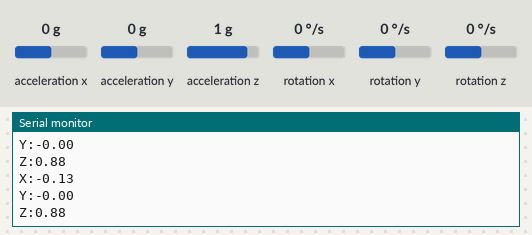
The sketch below on a simulated ESP8266 (NodeMCU). Parts: the last lines printed to the serial monitor. Wiring (inferred from the names in the program): MPU-6050 motion sensor at I2C address 0x68. The inputs (shaded band) are chosen by the test bench; at power-on: acceleration z 1 g, acceleration x 0 g, acceleration y 0 g, rotation x 0 °/s, rotation y 0 °/s, rotation z 0 °/s. WiFi joins after 1.5 s; servers stay silent unless stated.

Above: at 2.7 s.
2.8 s: acceleration z set to 0 g
At 3.32 s:
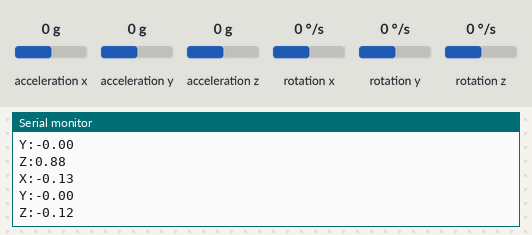
5.3 s: acceleration x set to -1.4 g
At 5.78 s:
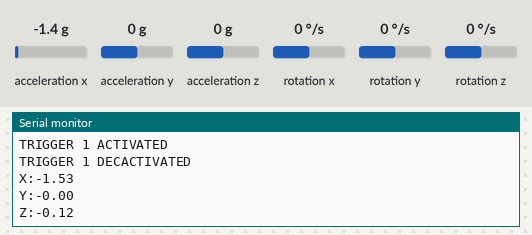
6.9 s: acceleration y set to -1.4 g
At 7.39 s:
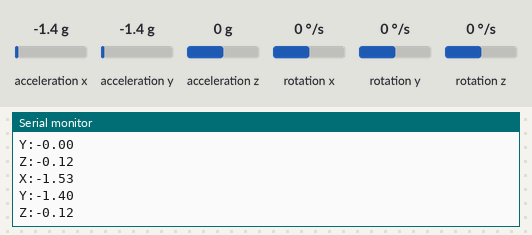

The sketch:

IOT_proj.ino
```cpp
#include <ThingSpeak.h>
#include <Wire.h>
#include <ESP8266WiFi.h>
const int MPU_addr=0x68; // I2C address of the MPU-6050
int16_t AcX,AcY,AcZ,Tmp,GyX,GyY,GyZ;
float ax=0, ay=0, az=0, gx=0, gy=0, gz=0;
boolean fall = false; //stores if a fall has occurred
boolean trigger1=false; //stores if 1st trigger (lower threshold) has occurred
boolean trigger2=false; //stores if 2nd trigger (upper threshold) has occurred
boolean trigger3=false; //stores if 3rd trigger (orientation change) has occurred
byte trigger1count=0; //stores the counts past since trigger 1 was set true
byte trigger2count=0; //stores the counts past since trigger 2 was set true
byte trigger3count=0; //stores the counts past since trigger 3 was set true
int angleChange=0;
// WiFi network info.
WiFiClient client;
const char *ssid = "Galaxy M31DF30"; // Enter your WiFi Name
const char *pass = "zyqd8685"; // Enter your WiFi Password

void send_event(const char *event);
const char *host = "maker.ifttt.com";
const char *privateKey = "h3R6TSCL-qSqYzB1z1hISx1hpv6KYt1IFmeXX3Q93eL"; //IFTTT API Key
unsigned long myChannelNumber = 1918312;
const char * myWriteAPIKey = "XZ7LXB1TED79UMOO"; //ThingSpeak API
void setup(){
Serial.begin(115200);
ThingSpeak.begin(client);
Wire.begin();
Wire.beginTransmission(MPU_addr);
Wire.write(0x6B); // PWR_MGMT_1 register
Wire.write(0); // set to zero (wakes up the MPU-6050)
Wire.endTransmission(true);
Serial.println("Wrote to IMU");
Serial.println("Connecting to ");
Serial.println(ssid);
WiFi.begin(ssid, pass);
while (WiFi.status() != WL_CONNECTED)
{
delay(500);
Serial.print("."); // print ... till not connected
}
Serial.println("");

Serial.println("WiFi connected");
}
void loop(){
mpu_read();
ax = (AcX-2050)/16384.00;
ay = (AcY-77)/16384.00;
az = (AcZ-1947)/16384.00;
gx = (GyX+270)/131.07;
gy = (GyY-351)/131.07;
gz = (GyZ+136)/131.07;
// calculating Amplitute vactor for 3 axis
float Raw_Amp = pow(pow(ax,2)+pow(ay,2)+pow(az,2),0.5);
int Amp = Raw_Amp * 10;
//Serial.println(Amp);
Serial.print("X:");
Serial.println(ax);
Serial.print("Y:");
Serial.println(ay);
Serial.print("Z:");
Serial.println(az);
ThingSpeak.setField(1, ax);
ThingSpeak.setField(2, ay);
ThingSpeak.setField(3, az);
ThingSpeak.writeFields(myChannelNumber, myWriteAPIKey);

/*if (client.connect(thingSpeakAddress,80)) // "184.106.153.149" or api.thingspeak.com
{
String postStr = apiKey;
String postStr2 = apiKey;
String postStr3 = apiKey;
//Field1
postStr +="&field1=";
postStr2 +="&field2=";
postStr3 +="&field3=";
postStr += String(ax);
postStr += "\r\n\r\n";
postStr2 += String(ay);
postStr2 += "\r\n\r\n";
postStr3 += String(az);
postStr3 += "\r\n\r\n";
client.print("POST /update HTTP/1.1\n");
client.print("Host: api.thingspeak.com\n");
client.print("Connection: close\n");
client.print("X-THINGSPEAKAPIKEY: "+apiKey+"\n");
client.print("Content-Type: application/x-www-form-urlencoded\n");
client.print("Content-Length: ");
client.print(postStr.length());

client.print("\n\n");
client.print(postStr);
client.print(postStr2);
client.print(postStr3);
}
client.stop();*/
if (Amp<=2 && trigger2==false){ //if AM breaks lower threshold (0.4g)
trigger1=true;
Serial.println("TRIGGER 1 ACTIVATED");
}
if (trigger1==true){
trigger1count++;
if (Amp>=12){ //if AM breaks upper threshold (3g)
trigger2=true;
Serial.println("TRIGGER 2 ACTIVATED");
trigger1=false; trigger1count=0;
}
}
if (trigger2==true){
trigger2count++;
angleChange = pow(pow(gx,2)+pow(gy,2)+pow(gz,2),0.5); Serial.println(angleChange);
if (angleChange>=30 && angleChange<=400){ //if orientation changes by between 80-100 degrees

trigger3=true; trigger2=false; trigger2count=0;
Serial.println(angleChange);
Serial.println("TRIGGER 3 ACTIVATED");
}
}
if (trigger3==true){
trigger3count++;
if (trigger3count>=10){
angleChange = pow(pow(gx,2)+pow(gy,2)+pow(gz,2),0.5);
//delay(10);
Serial.println(angleChange);
if ((angleChange>=0) && (angleChange<=50)){ //if orientation changes remains between 0-10 degrees
fall=true; trigger3=false; trigger3count=0;
Serial.println(angleChange);
}
/*else{ //user regained normal orientation
trigger3=false; trigger3count=0;
Serial.println("TRIGGER 3 DEACTIVATED");
}*/
}
}
if (fall==true){ //in event of a fall detection
Serial.println("FALL DETECTED");

send_event("ESP_EVENT");
fall=false;
}
if (trigger2count>=6){ //allow 0.5s for orientation change
trigger2=false; trigger2count=0;
Serial.println("TRIGGER 2 DECACTIVATED");
}
if (trigger1count>=6){ //allow 0.5s for AM to break upper threshold
trigger1=false; trigger1count=0;
Serial.println("TRIGGER 1 DECACTIVATED");
}
delay(100);
}
void mpu_read(){
Wire.beginTransmission(MPU_addr);
Wire.write(0x3B); // starting with register 0x3B (ACCEL_XOUT_H)
Wire.endTransmission(false);
Wire.requestFrom(MPU_addr,14,true);
AcX=Wire.read()<<8|Wire.read();
AcY=Wire.read()<<8|Wire.read();
AcZ=Wire.read()<<8|Wire.read();
Tmp=Wire.read()<<8|Wire.read();
GyX=Wire.read()<<8|Wire.read();
GyY=Wire.read()<<8|Wire.read();

GyZ=Wire.read()<<8|Wire.read();
}
void send_event(const char *event)
{
Serial.print("Connecting to ");
Serial.println(host);
// Use WiFiClient class to create TCP connections
WiFiClient client;
const int httpPort = 80; //http Port
if (!client.connect(host, httpPort)) {
Serial.println("Connection failed");
return;
}
// We now create a URI for the request
String url = "/trigger/";
url += event;
url += "/with/key/";
url += privateKey;
Serial.print("Requesting URL: ");
Serial.println(url);
// This will send the request to the server
client.print(String("GET ") + url + " HTTP/1.1\r\n" +
"Host: " + host + "\r\n" +
"Connection: close\r\n\r\n");

while(client.connected())
{
if(client.available())
{
String line = client.readStringUntil('\r');
Serial.print(line);
} else {
// No data yet, wait a bit
delay(50);
};
}
Serial.println();
Serial.println("closing connection");
client.stop();
}
```

Measured:
- after the input at 2.8 s, the serial monitor: prints a new line after 0.31 s (image 1)
- after the input at 5.3 s, the serial monitor: prints a new line after 0.22 s (image 2)
- after the input at 6.9 s, the serial monitor: prints a new line after 0.23 s (image 3)
